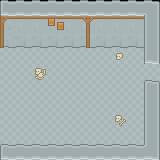

Rendered tile map (Tiled .tmx) drawn with the repository's tilesets; below, a short description and the full map source, tile grids included:
An orthogonal 10x10 tile map with 16x16 px tiles, 3 tile layers (GroundTile, WallTile, ObjectTile), 2 tilesets and 5 objects.

<map version="1.0" orientation="orthogonal" renderorder="left-up" width="10" height="10" tilewidth="16" tileheight="16" nextobjectid="11">
 <tileset firstgid="1" name="roguelikeDungeon_transparent" tilewidth="16" tileheight="16" spacing="1" tilecount="522" columns="29">
  <image source="roguelikeDungeon_transparent.png" width="492" height="305" />
 </tileset>
 <tileset firstgid="523" name="roguelikeIndoor_transparent" tilewidth="16" tileheight="16" spacing="1" tilecount="468" columns="26">
  <image source="roguelikeIndoor_transparent.png" width="457" height="305" />
 </tileset>
 <layer name="GroundTile" width="10" height="10">
  <data encoding="csv">
0,0,0,0,0,0,0,0,0,0,
337,337,337,337,337,337,337,337,337,337,
337,337,337,337,337,337,337,337,337,337,
337,337,337,337,337,337,337,337,337,337,
337,337,337,337,337,337,337,337,337,337,
337,337,337,337,337,337,337,337,337,337,
337,337,337,337,337,337,337,337,337,337,
337,337,337,337,337,337,337,337,337,337,
337,337,337,337,337,337,337,337,337,337,
337,337,337,337,337,337,337,337,337,337
</data>
 </layer>
 <layer name="WallTile" width="10" height="10">
  <data encoding="csv">
10,11,11,11,11,11,11,11,11,14,
71,72,72,72,72,73,72,72,72,41,
129,130,130,130,130,131,130,130,130,41,
0,0,0,0,0,0,0,0,0,38,
0,0,0,0,0,0,0,0,0,0,
0,0,0,0,0,0,0,0,0,9,
0,0,0,0,0,0,0,0,0,41,
0,0,0,0,0,0,0,0,0,41,
0,0,0,0,0,0,0,0,0,41,
10,11,11,11,11,11,11,11,11,43
</data>
 </layer>
 <layer name="ObjectTile" width="10" height="10">
  <data encoding="csv">
0,0,0,0,0,0,0,0,0,0,
0,0,0,852,0,0,0,0,0,0,
0,0,0,0,0,0,0,0,0,0,
0,0,0,0,0,0,0,59,0,0,
0,0,62,0,0,0,0,0,0,0,
0,0,0,0,0,0,0,0,0,0,
0,0,0,0,0,0,0,0,0,0,
0,0,0,0,0,0,0,61,0,0,
0,0,0,0,0,0,0,0,0,0,
0,0,0,0,0,0,0,0,0,0
</data>
 </layer>
 <objectgroup name="Wall" offsetx="-0.25" offsety="-0.5">
  <object id="2" x="0.75" y="0.75" width="157.75" height="46.5" />
  <object id="3" x="144.25" y="80" width="14.25" height="63.75" />
  <object id="4" x="0" y="144" width="158.75" height="15.5" />
  <object id="8" x="144.75" y="47.75" width="14.5" height="16" />
 </objectgroup>
 <objectgroup name="Player">
  <object id="9" x="16.75" y="82.25" width="14" height="12.75" />
 </objectgroup>
</map>
